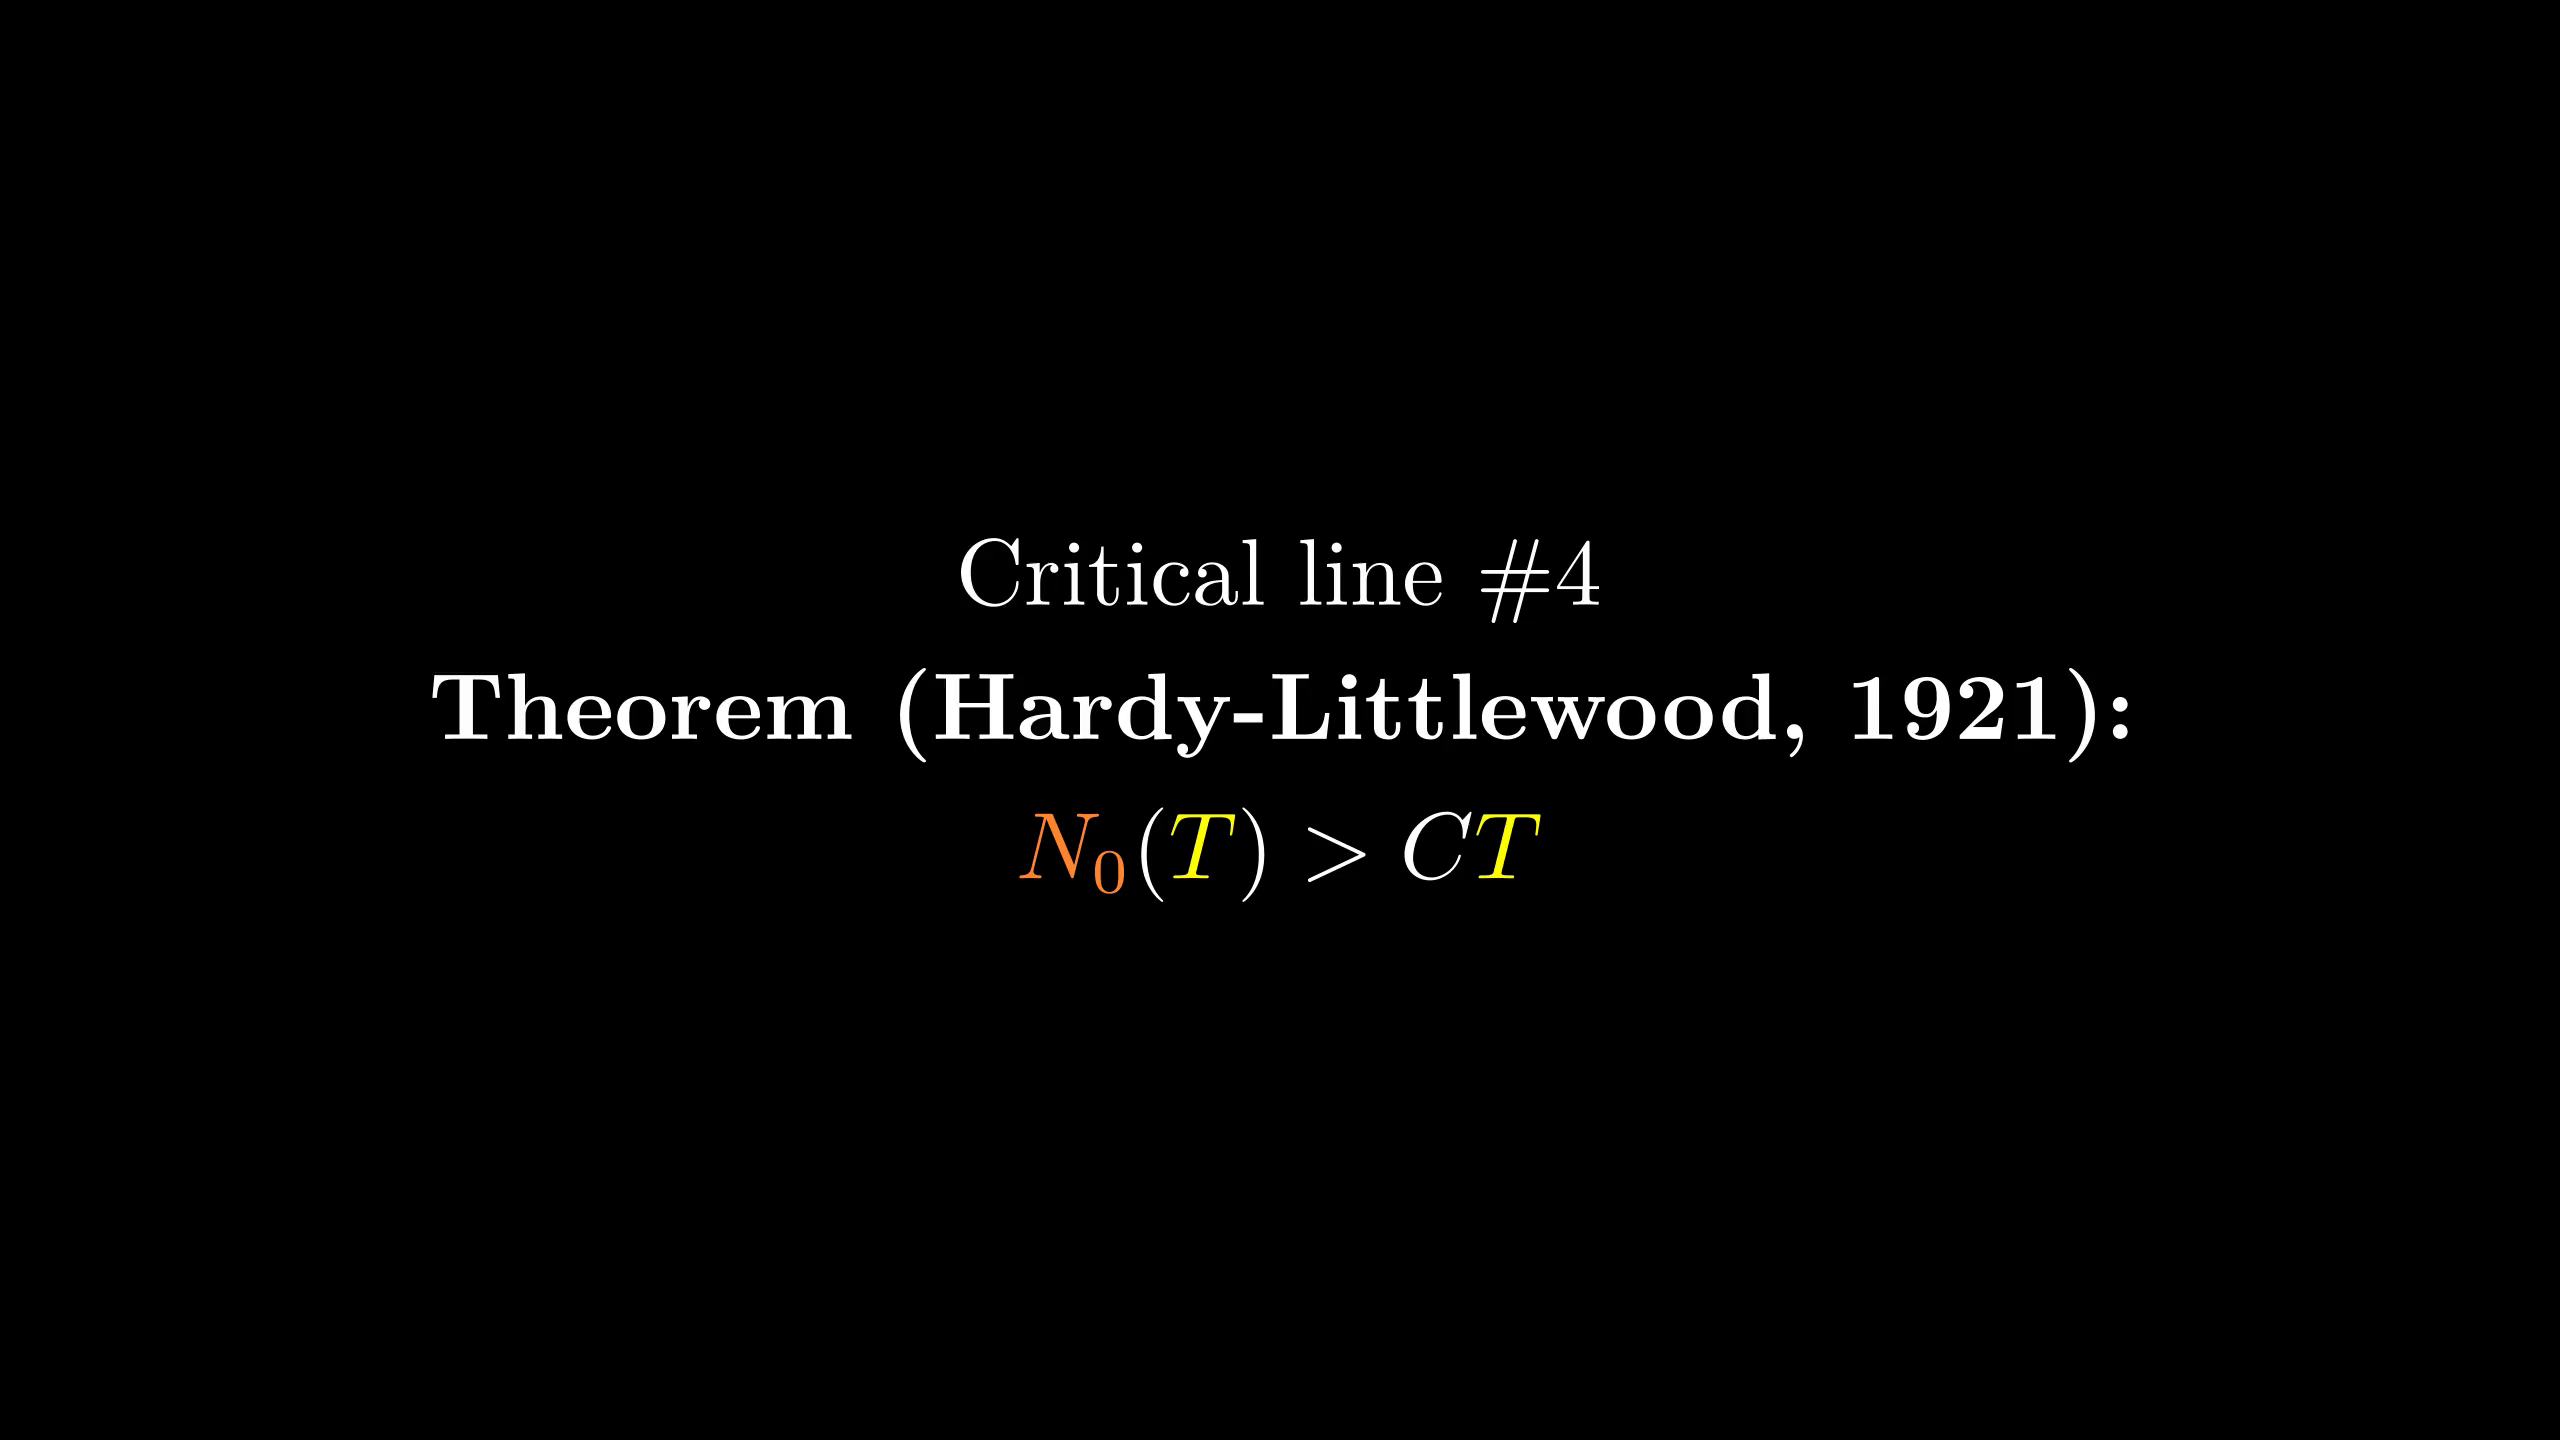

Here is the Python script that generated this plot:
from manimlib.imports import *

class FooScene(Scene):
    def construct(self):
        mp={r"N_0":ORANGE,r"T":YELLOW,r"\varepsilon":BLUE}
        tit=TextMobject(r"Critical line \#4")
        tx=TextMobject(r"\textbf{Theorem (Hardy-Littlewood, 1921):}")
        eqn=TexMobject(r"N_0(T)>CT",
                tex_to_color_map=mp)
        self.add(VGroup(tit,tx,eqn).arrange(DOWN))
        self.wait()
